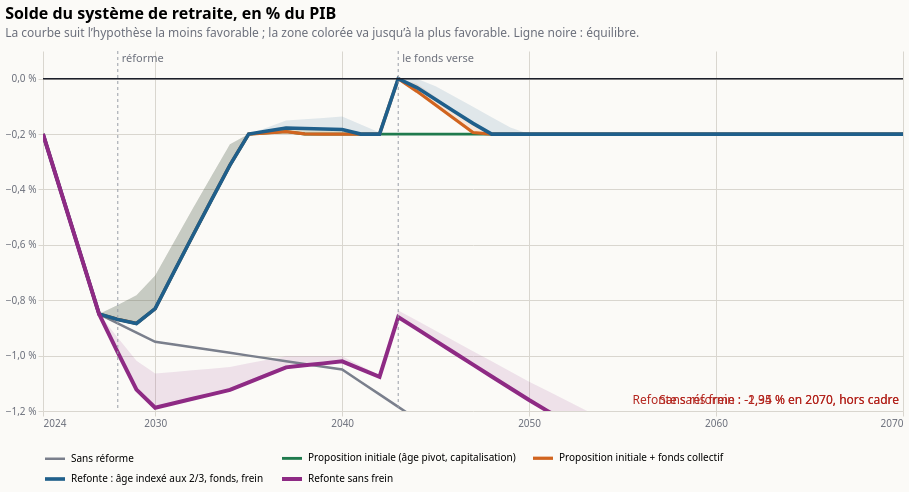

Specify this chart in Vega-Lite:
### Vega-Lite specification from a JSON file in a GitHub repository (floating-point values rounded to 4 significant figures; data arrays with more than 128 entries replaced by an {"elided": "..."} marker saying what was removed)
{"$schema": "https://vega.github.io/schema/vega-lite/v6.json", "title": {"text": "Solde du système de retraite, en % du PIB", "subtitle": "La courbe suit l’hypothèse la moins favorable ; la zone colorée va jusqu’à la plus favorable. Ligne noire : équilibre.", "anchor": "start", "fontSize": 16, "subtitleColor": "#6b6f7b", "subtitlePadding": 6, "offset": 12}, "width": 860, "height": 360, "background": "#fbfaf7", "config": {"font": "system-ui, sans-serif", "axis": {"gridColor": "#d9d6cf", "labelColor": "#6b6f7b", "domain": false, "tickColor": "#d9d6cf"}, "legend": {"orient": "bottom", "columns": 3, "labelLimit": 400, "symbolType": "stroke", "symbolOpacity": 1, "symbolStrokeWidth": 3, "symbolSize": 400}, "view": {"stroke": null}}, "data": {"values": {"elided": "235 records"}}, "encoding": {"x": {"field": "annee", "type": "quantitative", "scale": {"domain": [2024, 2070]}, "axis": {"format": "d", "title": null, "values": [2024, 2030, 2040, 2050, 2060, 2070]}}, "color": {"field": "scenario", "type": "nominal", "title": null, "sort": ["Sans réforme", "Proposition initiale (âge pivot, capitalisation)", "Proposition initiale + fonds collectif", "Refonte : âge indexé aux 2/3, fonds, frein", "Refonte sans frein"], "scale": {"domain": ["Sans réforme", "Proposition initiale (âge pivot, capitalisation)", "Proposition initiale + fonds collectif", "Refonte : âge indexé aux 2/3, fonds, frein", "Refonte sans frein"], "range": ["#7a7f8c", "#1f7a4d", "#d1641f", "#1f5f8b", "#8e2a84"]}}}, "layer": [{"mark": {"type": "area", "opacity": 0.12, "clip": true}, "encoding": {"y": {"field": "basse", "type": "quantitative", "scale": {"domain": [-0.012, 0.001], "nice": false}, "axis": {"title": null, "labelExpr": "replace(format(datum.value * 100, '.1f'), '.', ',') + ' %'", "tickCount": 8}}, "y2": {"field": "haute"}}}, {"mark": {"type": "line", "clip": true}, "encoding": {"y": {"field": "basse", "type": "quantitative"}, "strokeWidth": {"field": "scenario", "scale": {"domain": ["Sans réforme", "Proposition initiale (âge pivot, capitalisation)", "Proposition initiale + fonds collectif", "Refonte : âge indexé aux 2/3, fonds, frein", "Refonte sans frein"], "range": [2.5, 4, 2.5, 2.5, 2.5]}}}}, {"data": {"values": [{"y": 0}]}, "mark": {"type": "rule", "strokeWidth": 1.5}, "encoding": {"x": {"value": 0}, "x2": {"value": 860}, "y": {"field": "y", "type": "quantitative"}, "color": {"value": "#1b1f2a"}}}, {"data": {"values": [{"annee": 2028, "libelle": "réforme"}, {"annee": 2043, "libelle": "le fonds verse"}]}, "mark": {"type": "rule", "strokeDash": [3, 3]}, "encoding": {"x": {"field": "annee", "type": "quantitative"}, "color": {"value": "#9a9ea8"}}}, {"data": {"values": [{"annee": 2028, "libelle": "réforme"}, {"annee": 2043, "libelle": "le fonds verse"}]}, "mark": {"type": "text", "align": "left", "baseline": "top", "dx": 4, "dy": 2}, "encoding": {"x": {"field": "annee", "type": "quantitative"}, "y": {"value": 0}, "text": {"field": "libelle"}, "color": {"value": "#6b6f7b"}}}, {"data": {"values": [{"annee": 2070, "rang": 0, "libelle": "Sans réforme : -2,35 % en 2070, hors cadre"}, {"annee": 2070, "rang": 1, "libelle": "Refonte sans frein : -1,94 % en 2070, hors cadre"}]}, "mark": {"type": "text", "align": "right", "baseline": "bottom", "dx": -4, "dy": -4, "fontSize": 12}, "encoding": {"x": {"field": "annee", "type": "quantitative"}, "y": {"value": 360}, "text": {"field": "libelle"}, "color": {"value": "#b3251e"}}}]}
